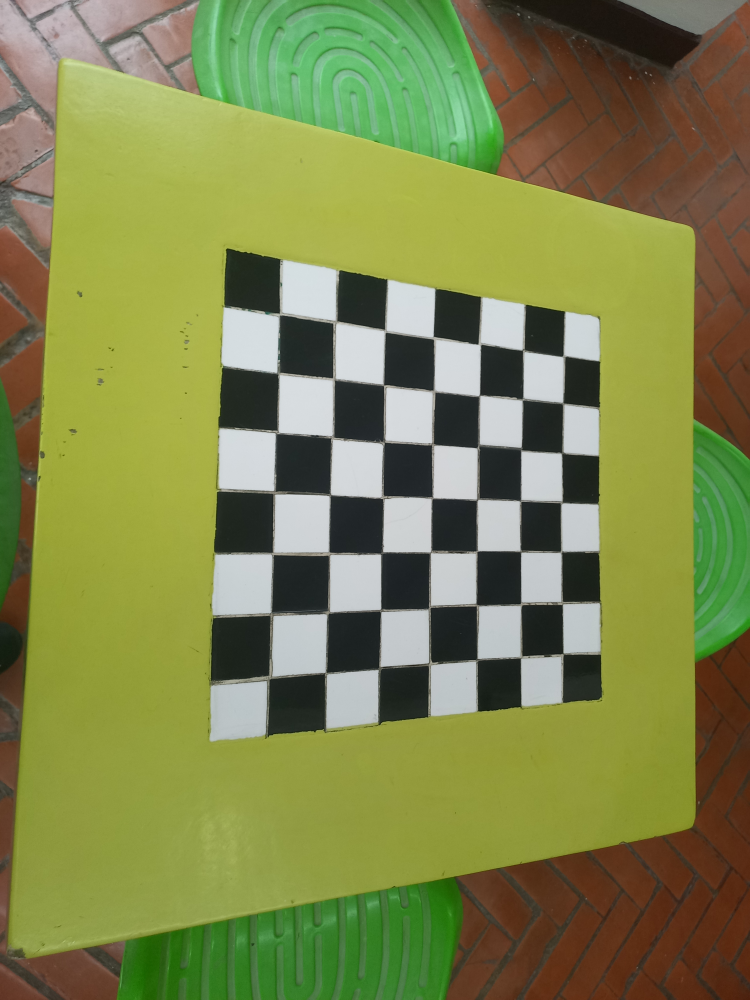
#> input picture JuanGomezz/src/camara/20250211_103111.jpg, 3000 x 4000 px (shown at 1/4 size); its folder holds only this picture in this run
$ jupyter execute --allow-errors reconstruccion.ipynb
#> lines starting #> are read from the running program, lines starting #| are printed output that depends on the picture; long printed decimals are rounded
[cell 1]
# Librerias necesarias para el proyecto
import numpy as np
import cv2 as cv
import matplotlib.pyplot as plt
import glob
import pycolmap
import open3d as o3d
from pathlib import Path
import shutil
import urllib.request
import zipfile
import enlighten
from pycolmap import logging

# Calibración de la Cámara

[cell 2]
def escalar_imagen(ruta_imagen, escala=0.2):
    # Cargar la imagen desde la ruta especificada
#> called with ruta_imagen = 'camara/20250211_103111.jpg', escala = 0.2
    imagen = cv.imread(ruta_imagen)
#> imagen is the input picture: shape (4000, 3000, 3); mean B, G, R 76.3, 133.1, 126.4

    # Obtener las dimensiones originales de la imagen
    alto, ancho = imagen.shape[:2]

    # Calcular las nuevas dimensiones
    nuevo_ancho = int(ancho * escala)
    nuevo_alto = int(alto * escala)

    # Redimensionar la imagen
    imagen_escalada = cv.resize(imagen, (nuevo_ancho, nuevo_alto), interpolation=cv.INTER_AREA)
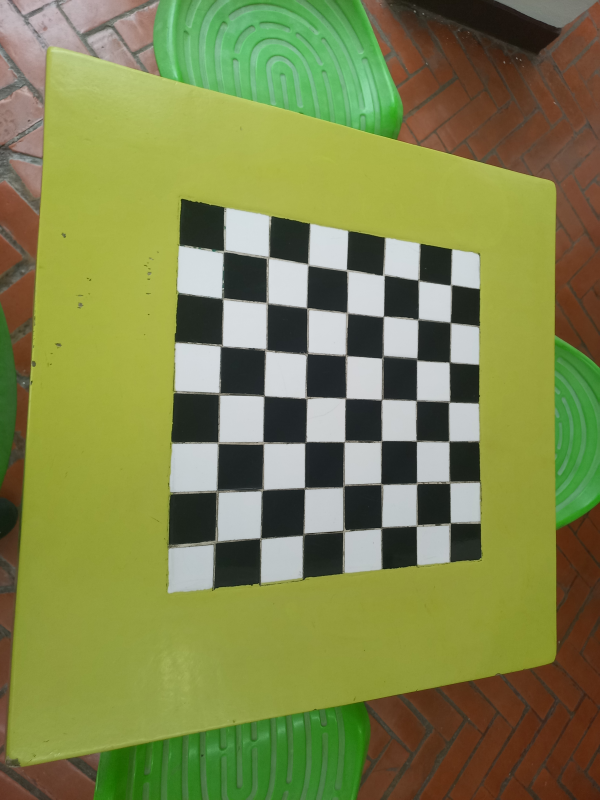
#> imagen_escalada: shape (800, 600, 3); mean B, G, R 76.3, 133.1, 126.4

    # Retornar la imagen escalada
    return imagen_escalada

[cell 3]
# Calibracion de la camara

"""
La mayoría del código fue sacado de:
https://docs.opencv.org/4.x/dc/dbb/tutorial_py_calibration.html
"""

# Criterio de terminación
criteria = (cv.TERM_CRITERIA_EPS + cv.TERM_CRITERIA_MAX_ITER, 30, 0.001)
print(criteria)

# Preparar los puntos del tablero
objp = np.zeros((7*7,3), np.float32)
objp[:,:2] = np.mgrid[0:7,0:7].T.reshape(-1,2)

# Arreglos que contienen los puntos
objpoints = [] # 3d
imgpoints = [] # 2d


"""
Es importante asegurar que las imágenes estén en el mismo espacio de trabajo
"""
images = glob.glob('camara/*.jpg')

print(images)

for fname in images:
    #img = cv.imread(fname)
    """
    Se escaló la imagen a una resolución más pequeña porque Python
    tenía problemas para detectar las esquinas con la resolución original
    """
    img = escalar_imagen(fname)
    gray = cv.cvtColor(img, cv.COLOR_BGR2GRAY)
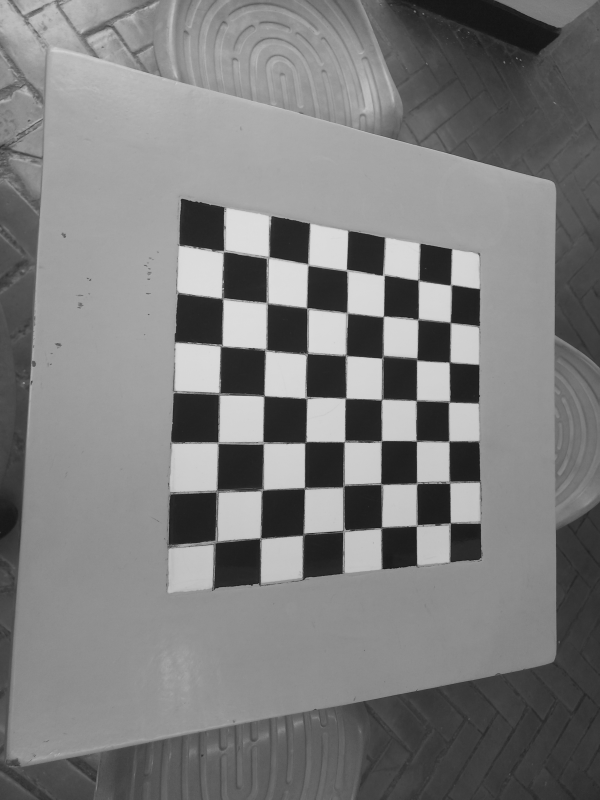
#> gray: shape (800, 600); min 19, max 222, mean 124.6

    # Hallar las coordenadas del tablero
    ret, corners = cv.findChessboardCorners(gray, (7,7), None)
#> ret = True; corners = 49 rows, first 8: [223.5, 251.2], [265.5, 258.3], [308.4, 265.2], [346.4, 270], [383.3, 275.3], [417.6, 279.7], [450.5, 284.9], [221.8, 298.2]

    # Verificar si en efecto se retornaron esquinas
    if ret == True:
        objpoints.append(objp)

        #Ayuda a mejorar las coordenadas de las esquinas halladas.
        corners2 = cv.cornerSubPix(gray,corners, (11,11), (-1,-1), criteria)
#> corners2 = 49 rows, first 8: [223.5, 251.2], [268.2, 257.4], [307.9, 264.5], [346.6, 270.1], [383.4, 275.3], [418.4, 280.2], [450.8, 284.9], [222.4, 297.9]
        imgpoints.append(corners2)

        # [8 lines of commented-out code are left out]
ret, mtx, dist, rvecs, tvecs = cv.calibrateCamera(objpoints, imgpoints, gray.shape[::-1], None, None)
#> ret = 0.629; mtx = [[185.3, 0, 353.4], [0, 210.4, 409.2], [0, 0, 1]]; dist = [[0.056, -0.0807, -0.00126, 0.00861, 0.0424]]; rvecs = ([-0.029, -0.176, 0.0178],); tvecs = ([-3.13, -3.31, 4.45],)

print("La matriz de la camara es: \n",mtx)
#| La matriz de la camara es:
#|  [[185.252    0.         353.403  ]
#|  [  0.         210.362 409.206]
#|  [  0.           0.           1.        ]]

# Extraer características y matriz fundamental con geometria

[cell 4]
# Características de la imagen
"""
La mayoría del código fue sacado de:
https://docs.opencv.org/4.x/dc/dc3/tutorial_py_matcher.html
"""

images = glob.glob('imagenes/*.jpg')

# SIFT
sift = cv.SIFT_create()

# FLANN parametros
FLANN_INDEX_KDTREE = 1
index_params = dict(algorithm = FLANN_INDEX_KDTREE, trees = 5)
search_params = dict(checks=50)   # Cuantos checks queremos o vacio
flann = cv.FlannBasedMatcher(index_params,search_params)


# Matches minimos
MIN_MATCH_COUNT = 20

# Maximo de imagenes a mostrar(opcional)
MAX = 5

for image in images:
    img = cv.imread(image)
    gray = cv.cvtColor(img, cv.COLOR_BGR2GRAY)

    keypoints, des = sift.detectAndCompute(gray,None)

    for image2 in images:
        if image2 == image:
            print('repetido')
            continue
        if MAX < 0:
            continue
        else:
            MAX = MAX - 1

        img2 = cv.imread(image2)
        gray2 = cv.cvtColor(img2, cv.COLOR_BGR2GRAY)

        keypoints2, des2 = sift.detectAndCompute(gray2,None)

        # Hallar los matches
        matches = flann.knnMatch(des,des2,k=2)


        # Arreglo para guardar buenos matches
        good = []
        # Prueba de Lowe's paper
        for i,(m,n) in enumerate(matches):
            if m.distance < 0.7*n.distance:
                good.append(m)


        # Puntos de inicio y llegada de los matches
        if len(good)>MIN_MATCH_COUNT:
            # Coordenas de inicio y llegada de los matches
            src_pts = np.float32([ keypoints[m.queryIdx].pt for m in good ]).reshape(-1,1,2)
            dst_pts = np.float32([ keypoints2[m.trainIdx].pt for m in good ]).reshape(-1,1,2)

            # Correr el algoritmo de RANSAC
            E, mask = cv.findEssentialMat(src_pts, dst_pts, mtx, method=cv.RANSAC, prob=0.999, threshold=1.0)

            # Rotacion y translacion
            _, R, t, _ = cv.recoverPose(E, src_pts, dst_pts, mtx, mask=mask)

            #Dibujar los matches
            matchesMask = mask.ravel().tolist()

            h,w = gray.shape
            pts = np.float32([ [0,0],[0,h-1],[w-1,h-1],[w-1,0] ]).reshape(-1,1,2)
            dst = cv.perspectiveTransform(pts,E)

            img2 = cv.polylines(img2,[np.int32(dst)],True,255,3, cv.LINE_AA)


            draw_params = dict(matchColor = (0,255,0), # draw matches in green color
                   singlePointColor = None,
                   matchesMask = matchesMask, # draw only inliers
                   flags = 2)

            img3 = cv.drawMatches(gray,keypoints,gray2,keypoints2,good,None,**draw_params)

            plt.imshow(img3, 'gray'),plt.show()

            # Matrices de proyección
            P1 = np.hstack((np.eye(3, 3), np.zeros((3, 1))))  # Primera cámara (origen)
            P2 = np.hstack((R, t))  # Segunda cámara

            # Triangulación
            points_4d_hom = cv.triangulatePoints(P1, P2, src_pts, dst_pts)
            points_3d = points_4d_hom[:3] / points_4d_hom[3]  # Convertir a coordenadas 3D

            print('Matriz fundamental')
            print(E)

            print('Rotacion y translacion')
            print(R,t)

            print("Coordenadas 3D de los puntos triangulados:")
            print(points_3d)


        else:
            matchesMask = None

# Reconstrucción

[cell 5]
# [15 lines left out: function incremental_mapping_with_pbar, not called in this run]


def run():
    output_path = Path("output/")
    image_path = Path("imagenes/")
    database_path = output_path / "database.db"
    sfm_path = output_path / "sfm"

    output_path.mkdir(exist_ok=True)
    # The log filename is postfixed with the execution timestamp.
    logging.set_log_destination(logging.INFO, output_path / "INFO.log.")
#> (this line was passed over: pycolmap is not available in this run)

    data_url = "https://cvg-data.inf.ethz.ch/local-feature-evaluation-schoenberger2017/Strecha-Fountain.zip"
    if not image_path.exists():
        logging.info("Downloading the data.")
#> (this line was passed over: pycolmap is not available in this run)
        zip_path = output_path / "data.zip"
        urllib.request.urlretrieve(data_url, zip_path)
#> (this line was passed over: the network is not available in this run)

$ run again, on JuanGomezz/src/camara/20250211_103126.jpg
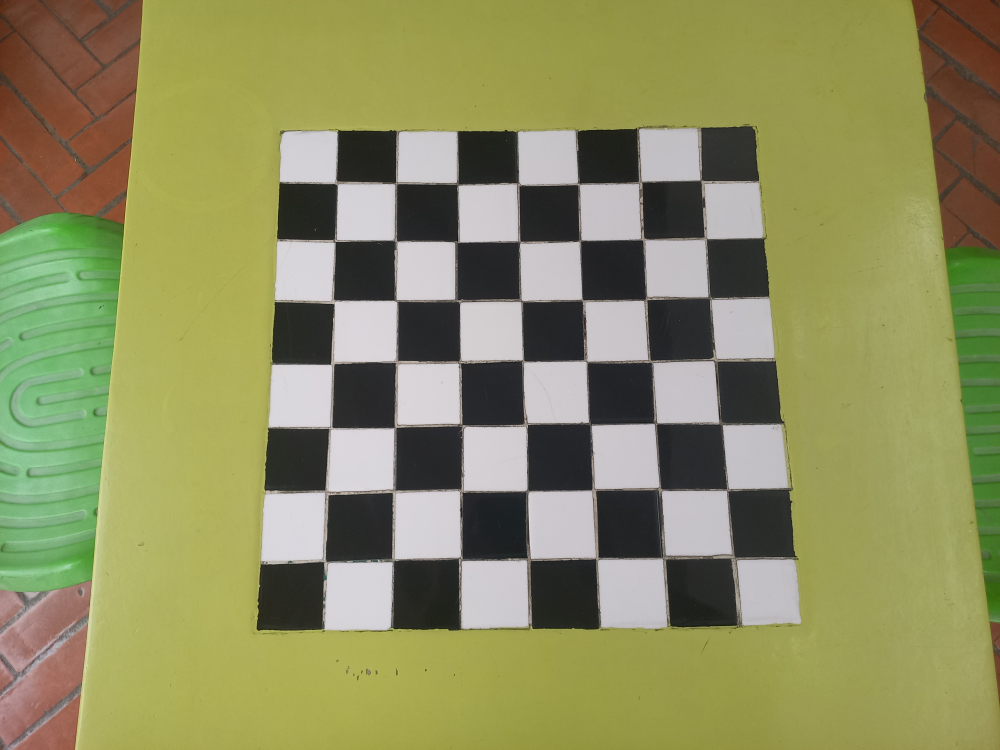
#> input picture JuanGomezz/src/camara/20250211_103126.jpg, 4000 x 3000 px (shown at 1/4 size)
#> in escalar_imagen, imagen is the input picture: shape (3000, 4000, 3); mean B, G, R 95.6, 141.8, 141.3
#> in escalar_imagen, `imagen_escalada = cv.resize(imagen, (nuevo_ancho, nuevo_alto), interpo..`:
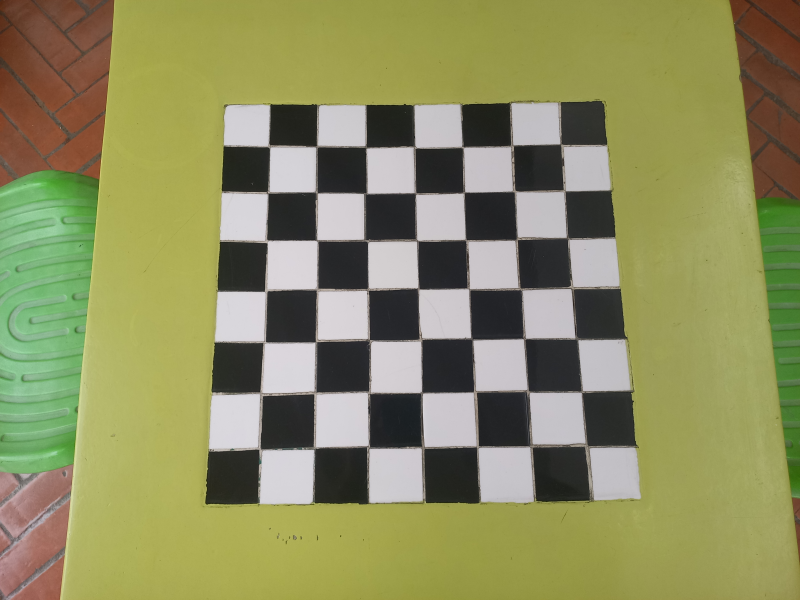
#> imagen_escalada: shape (600, 800, 3); mean B, G, R 95.6, 141.8, 141.3
#> `gray = cv.cvtColor(img, cv.COLOR_BGR2GRAY)`:
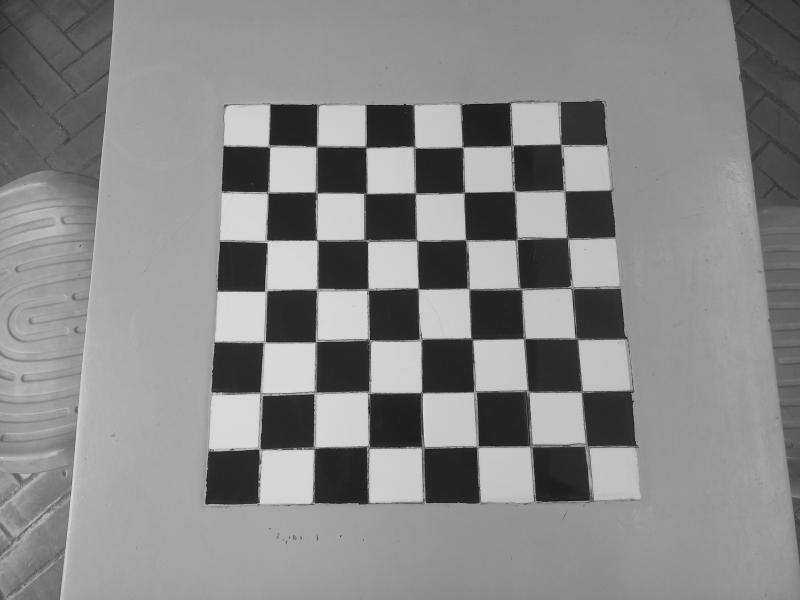
#> gray: shape (600, 800); min 24, max 219, mean 136.4
#> `ret, corners = cv.findChessboardCorners(gray, (7,7), None)`: ret = True; corners = 49 rows, first 8: [559.5, 143.5], [565.6, 190.5], [565.7, 237.3], [569.5, 288.4], [578.4, 339.5], [582.3, 391.2], [585, 446], [511.5, 146]
#> corners2 = 49 rows, first 8: [560.6, 144.3], [564.2, 190.6], [567.2, 238.1], [571, 287.5], [576.6, 339.1], [581.7, 391.7], [586.3, 446], [512.2, 145.4]
#> `ret, mtx, dist, rvecs, tvecs = cv.calibrateCamera(objpoints, imgpoints..`: ret = 1.52; mtx = [[3275.3, 0, 450.6], [0, 3564.4, 301.7], [0, 0, 1]]; dist = [[5.69, -357.9, 0.294, 0.0688, -4.18]]; rvecs = ([-0.418, 0.291, 1.52],); tvecs = ([2.24, -2.96, 65.69],)
#| La matriz de la camara es:
#|  [[3.27530770e+03 0.00000000e+00 4.50584546e+02]
#|  [0.00000000e+00 3.56440366e+03 3.01652530e+02]
#|  [0.00000000e+00 0.00000000e+00 1.00000000e+00]]

$ run again, on JuanGomezz/src/camara/20250211_103132.jpg
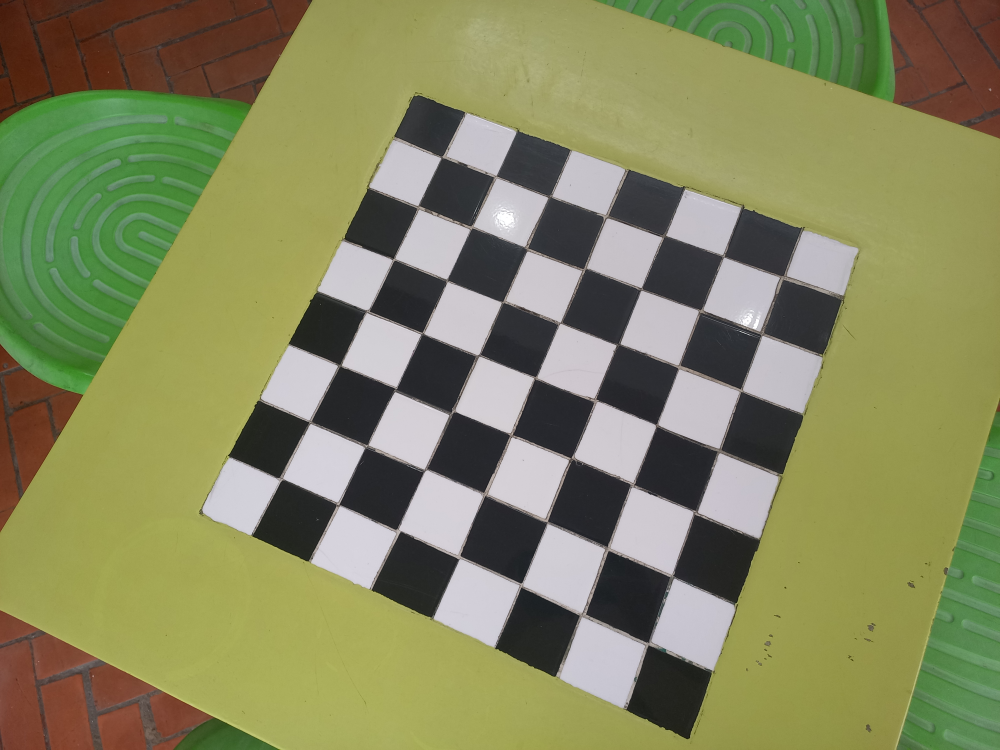
#> input picture JuanGomezz/src/camara/20250211_103132.jpg, 4000 x 3000 px (shown at 1/4 size)
#> in escalar_imagen, imagen is the input picture: shape (3000, 4000, 3); mean B, G, R 93.8, 134.8, 132.4
#> in escalar_imagen, `imagen_escalada = cv.resize(imagen, (nuevo_ancho, nuevo_alto), interpo..`:
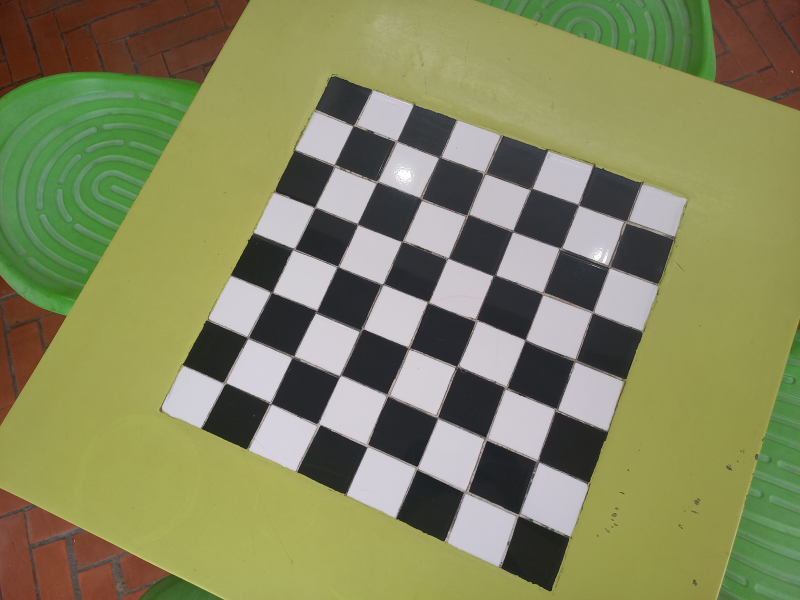
#> imagen_escalada: shape (600, 800, 3); mean B, G, R 93.8, 134.8, 132.5
#> `gray = cv.cvtColor(img, cv.COLOR_BGR2GRAY)`:
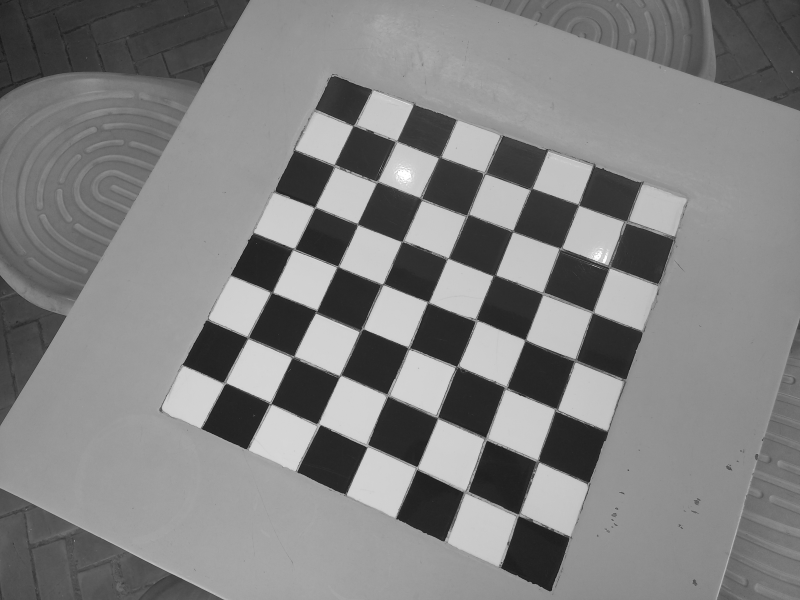
#> gray: shape (600, 800); min 25, max 255, mean 129.4
#> `ret, corners = cv.findChessboardCorners(gray, (7,7), None)`: ret = True; corners = 49 rows, first 8: [355, 128], [396.2, 140.4], [438, 158.5], [484, 173.5], [531.1, 189], [578.5, 204.4], [627.5, 222], [334.2, 164.5]
#> corners2 = 49 rows, first 8: [353.4, 125.6], [396.2, 141.3], [439.4, 157.4], [484.5, 173.5], [531, 189.1], [578.5, 204.7], [626.3, 221.6], [334.4, 165.4]
#> `ret, mtx, dist, rvecs, tvecs = cv.calibrateCamera(objpoints, imgpoints..`: ret = 0.843; mtx = [[1138.9, 0, 254.9], [0, 1226.2, 290.9], [0, 0, 1]]; dist = [[0.976, -5.17, -0.016, -0.1, 15.5]]; rvecs = ([-0.474, 0.255, 0.422],); tvecs = ([2.12, -3.2, 24.05],)
#| La matriz de la camara es:
#|  [[1.13893239e+03 0.00000000e+00 2.54911855e+02]
#|  [0.00000000e+00 1.22618597e+03 2.90861937e+02]
#|  [0.00000000e+00 0.00000000e+00 1.00000000e+00]]

$ run again, on JuanGomezz/src/camara/20250211_103138.jpg
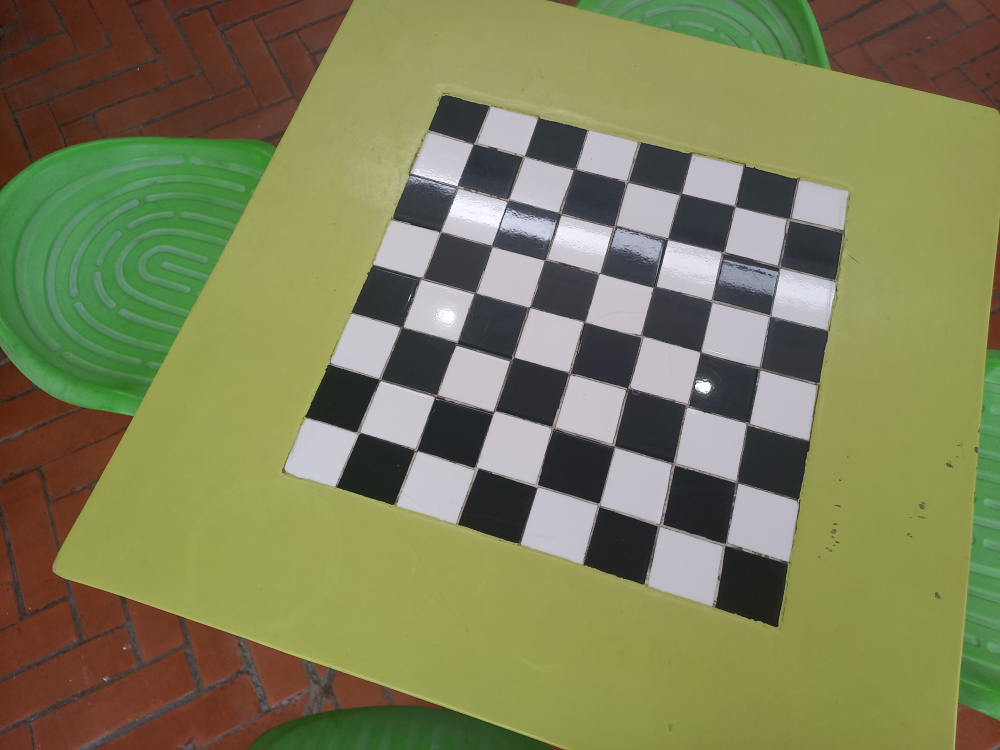
#> input picture JuanGomezz/src/camara/20250211_103138.jpg, 4000 x 3000 px (shown at 1/4 size)
#> in escalar_imagen, imagen is the input picture: shape (3000, 4000, 3); mean B, G, R 87.3, 127, 125.8
#> in escalar_imagen, `imagen_escalada = cv.resize(imagen, (nuevo_ancho, nuevo_alto), interpo..`:
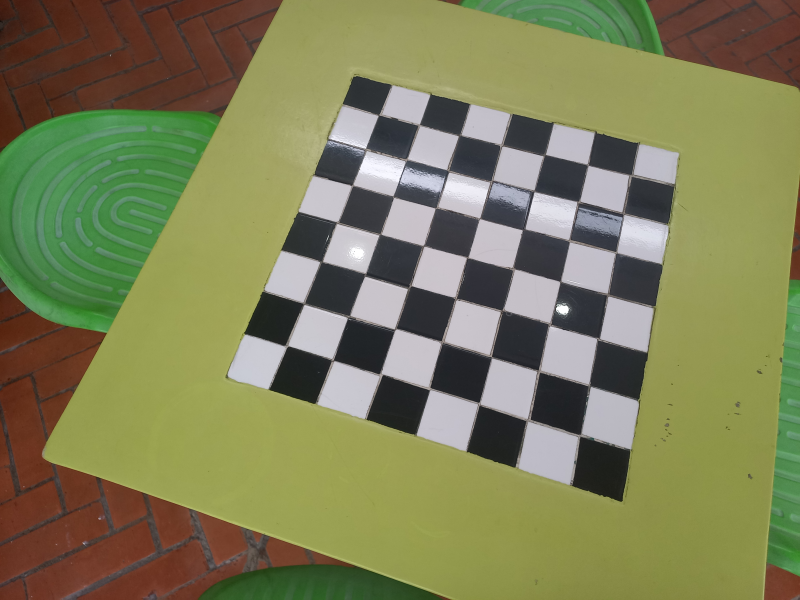
#> imagen_escalada: shape (600, 800, 3); mean B, G, R 87.3, 127, 125.8
#> `gray = cv.cvtColor(img, cv.COLOR_BGR2GRAY)`:
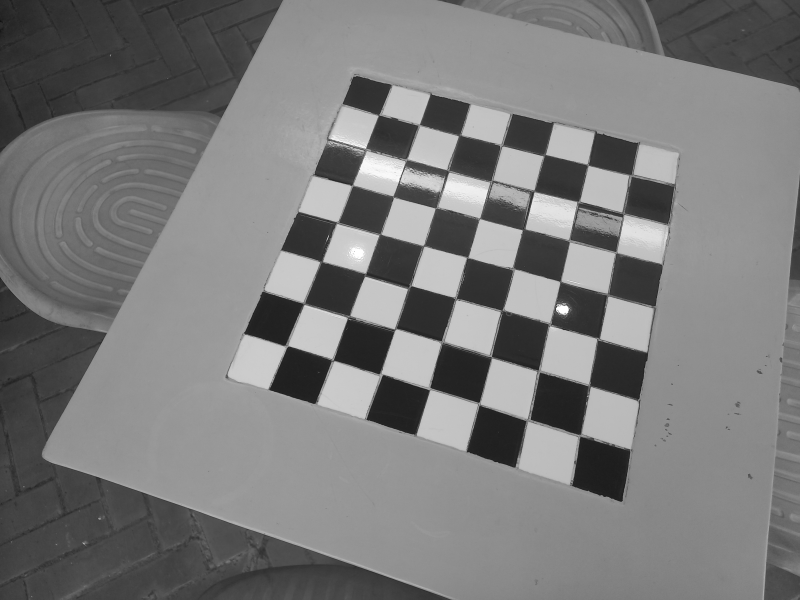
#> gray: shape (600, 800); min 17, max 255, mean 122.1
#> ret = False; corners = None
